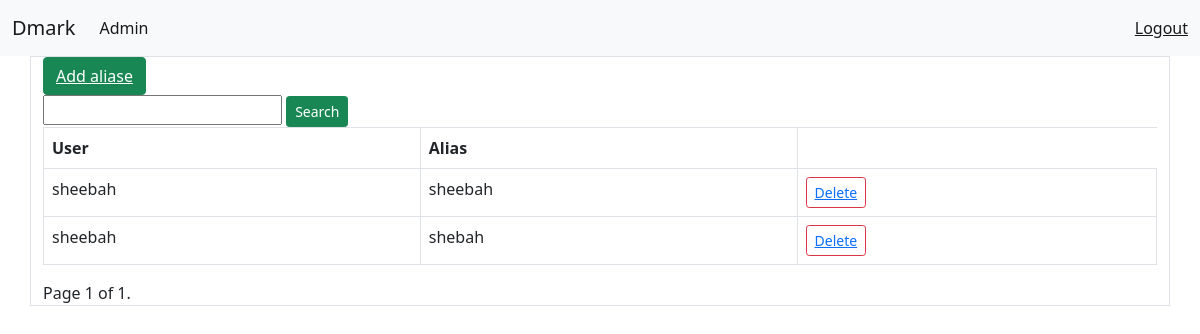
Screenshot of /admin_page/all_aliase/ (signed in) with the database file from the repository.
### artists/models.py (models this page shows, shortened)
class ArtistAlias(models.Model):
    user_profile = models.ForeignKey(UserProfile,on_delete=models.CASCADE,related_name="user_artist")
    alias = models.CharField(max_length=120,null=True,blank=True,unique=True)

class UserProfile(models.Model):
    user = models.OneToOneField(User,on_delete=models.CASCADE)
    email = models.EmailField(max_length=30,blank=True)
    artist_name = models.CharField(max_length=60,default="nill")
    def __str__(self):
        return self.artist_name

### artists/views.py (the view)
# urls.py: path("admin_page/all_aliase/", all_aliase,name='all_aliase'),
@login_required
def all_aliase(request):
    if not request.user.is_staff:
        raise PermissionDenied
    query_search=None
    query_search = request.GET.get("alias")
    if query_search is not None:
        all_aliase=ArtistAlias.objects.filter(alias__startswith=query_search)
        paginator = Paginator(all_aliase,30)
        page_number = request.GET.get('page')
        page_obj = paginator.get_page(page_number)
    else:
        all_aliase=ArtistAlias.objects.all()
        paginator = Paginator(all_aliase,30)
        page_number = request.GET.get('page')
        page_obj = paginator.get_page(page_number)
    return render(request,'artists/aliases.html', {'page_obj':page_obj})

### artists/templates/artists/aliases.html (shortened to what this page needs)
{% extends 'base_layout.html'%}
{% block content %}
<div>
  <button class="btn btn-success"><a href="{% url 'add_alias' %}" class="text-white">Add aliase</a></button>
</div>
<div>
  <form action="" method="GET">
      <input type="text" name="alias">
      <button class="btn btn-success btn-sm">Search</button>
  </form>
</div>
        <table class="table table-bordered table-hover">
            <thead>
              <tr>
                <th>User</th>
                <th>Alias</th>
              </tr>
            </thead>
            {% for aliase in page_obj %}
            <tbody>
              <tr>
                    <td>{{aliase.user_profile}}</td>
                    <td>{{aliase.alias}}</td>
                    <td><button class="btn btn-outline-danger btn-sm"><a href="{% url 'deleter_aliase' slug=aliase.alias %}">Delete</a></button></td>
              </tr>
            </tbody>
            {% endfor %}
          </table>
          <div>
            <span>
                <span>
                    Page {{ page_obj.number }} of {{ page_obj.paginator.num_pages }}.
                </span>
{% endblock %}

### rows the page displays
ArtistAlias: user_profile "sheebah", alias "sheebah"
ArtistAlias: user_profile "sheebah", alias "shebah"

### other values shown
{{ page_obj.number }} "1"
{{ page_obj.paginator.num_pages }} "1"
